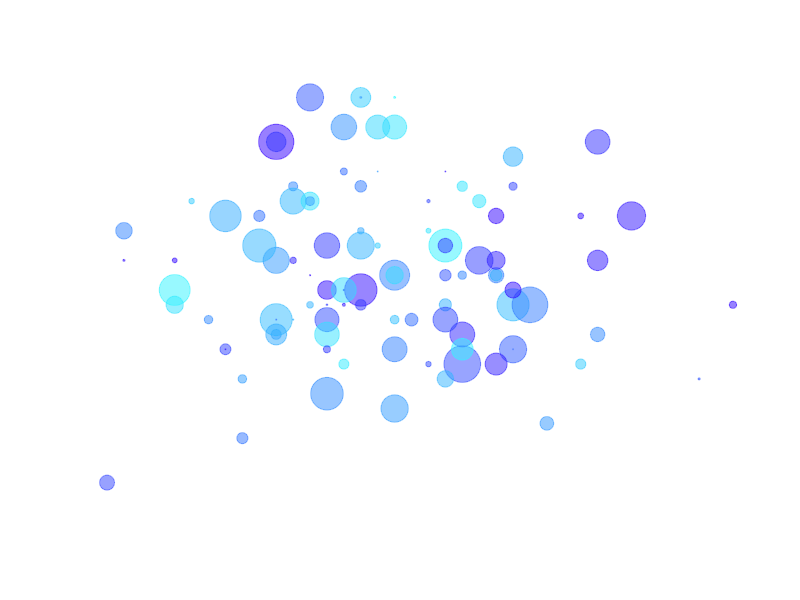
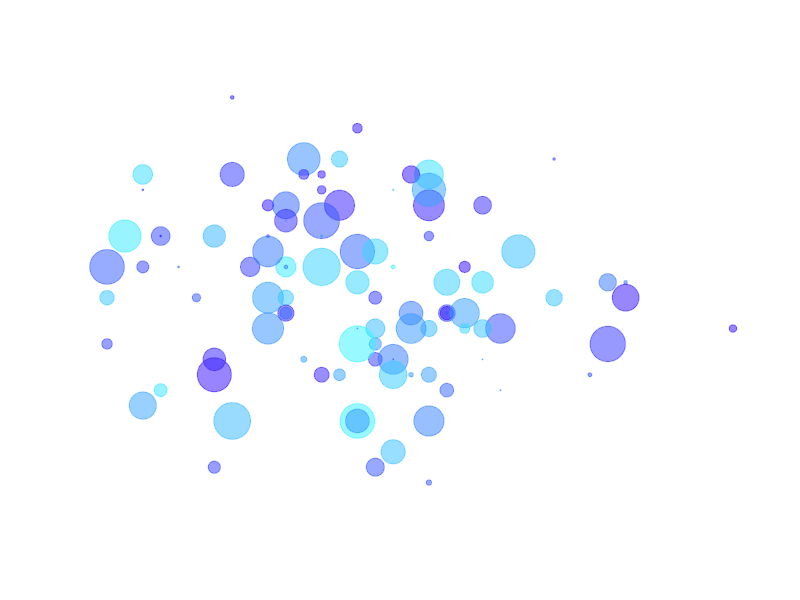
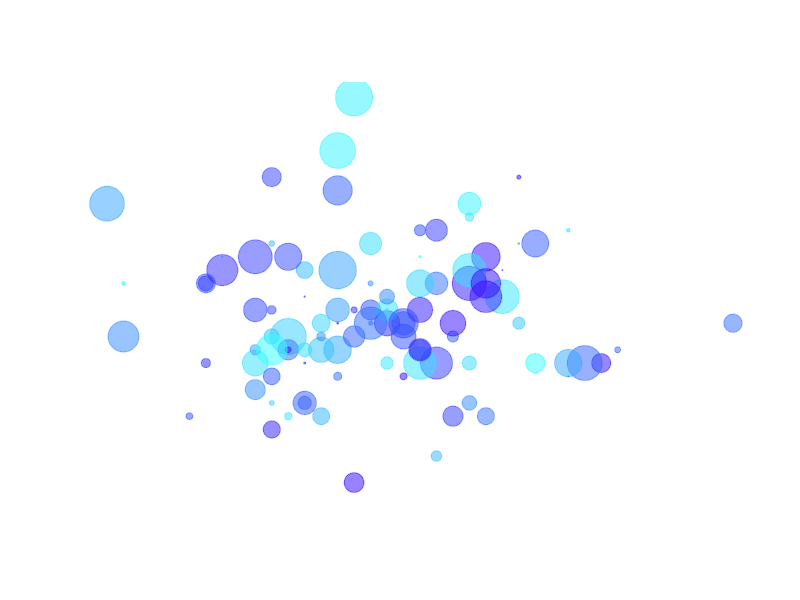

Source code (R) for these figures, in order:
## ---- chunk 1
cat("<br>")
## ---- chunk 2
# This is to add two blank lines
cat("<br><br>")
## ---- chunk 3
plot(rpois(100, 50), rpois(100, 25), 
     cex = runif(100, min = 0, max = 5), 
     col = rgb(0.2, runif(100), 1, 0.5),
     xlab = "", ylab = "", pch = 19,
     axes = FALSE)
## ---- chunk 4
# add one blank line
cat("<br>")
## ---- chunk 5
plot(rpois(100, 50), rpois(100, 25), 
     cex = runif(100, min = 0, max = 5), 
     col = rgb(0.2, runif(100), 1, 0.5),
     xlab = "", ylab = "", pch = 19,
     axes = FALSE)

## ---- chunk 6
# add one blank line
cat("<br>")
## ---- chunk 7
# create a two column style
l1 <- paste0("<style> \n")
l2 <- paste0("\t", ".col2 {\n")
l3 <- paste0("\t", "\t","columns: 2 200px; \n")
l4 <- paste0("\t", "\t","-webkit-columns: 2 200px; \n")
l5 <- paste0("\t", "\t","-moz-columns: 2 200px;")
l6 <- paste0("\t", "} \n")
l7 <- paste0("</style> \n")
style <- do.call(paste, mget(paste0("l",1:7)))
cat(style)
## ---- chunk 8
# start a division
cat("<div class='col2'>")
## ---- chunk 9
# one figure in the left column
plot(rpois(100, 50), rpois(100, 25), 
     cex = runif(100, min = 0, max = 5), 
     col = rgb(0.2, runif(100), 1, 0.5),
     xlab = "", ylab = "", pch = 19,
     axes = FALSE)
# text in the right column
## ---- chunk 10
cat("<br>")
## ---- chunk 11
# end of a division (CSS code)
cat("</div>")
